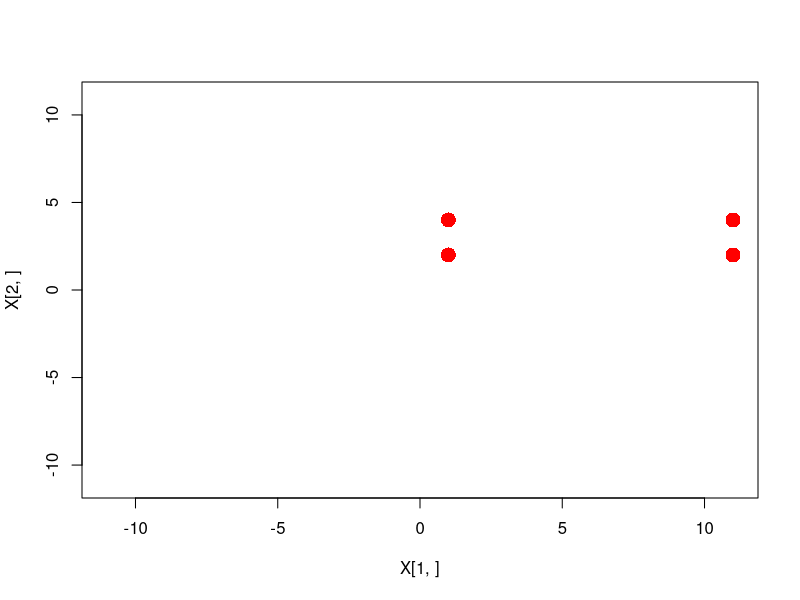

Write R code to recreate this figure. (Note: this script raises an error after producing the figure.)
# $B@55,2=!&<g@.J,J,@O$r9T$&%W%m%0%i%`(B
# 2016/4/2
frame()

labels <- c('Before Normalization', 'After Normalization', 'After PCA')
cols <- c('red','blue','black')

x1 <- c(1,4)
x2 <- c(11,4)
x3 <- c(1,2)
x4 <- c(11,2)

X <- cbind(x1, x2, x3, x4)

# $B@55,2=A0$K%W%m%C%H$9$k(B
maxX <- max(abs(X[1,]))
maxY <- max(abs(X[2,]))
maximum <- if(maxX > maxY) maxX else maxY
plot(X[1,],X[2,],xlim=c(-maximum, maximum),ylim=c(-maximum, maximum),pch=16,col=cols[1],cex=2)
cat('X\n')
print(X)

# $B@55,2=(B($BJ?6Q(B0, $BJ,;6(B1)
cat('normalMatrix\n')
print(normalMatrix(X))
Y <- normalMatrix(deviation(X)) %*% deviation(X)
points(Y[1,], Y[2,], pch=16, col=cols[2], cex=2)
cat('Y\n')
print(Y)

# $BJ,;66&J,;69TNs(B
cat('Variance Covariance Matrix\n')
vcm = varCovMatrix(Y)
print(vcm)

# $BAj4X78?t$r5a$a$k(B
cat('\n################\n')
cat('Correlation[%]\n')
correlation <- vcm[1,2]^2 / (vcm[1,1]*vcm[2,2]) * 100
print(correlation)
cat('################\n\n')

# $BBh0l<g@.J,$N8GM-%Y%/%H%k$r<h$j=P$9(B
# $B@55,2=$5$l$F$$$l$P!"8GM-CM(B($B&K(B=1$B!^(Ba)(a:$B6&J,;6(B), $B8GM-%Y%/%H%k(B(1,$B!^(B1)
vec <- eigen(vcm)[[2]][,1]
if(sign(vec[1])==-1 && sign(vec[2])==-1) vec = -vec
tilt <- if(vec[1] != 0) vec[2]/vec[1] else 0
invtilt <- 1/tilt
abline(0, tilt)
cat('eigen\n')
print(eigen(vcm))

# $B<g@.J,J,@O$r9T$$!"0l<!85$K$9$k(B
Z <- t(vec) %*% Y
cat('Z\n')
print(Z)
x <- (1/sqrt(1+tilt^2))*Z
y <- (1/sqrt(1+invtilt^2))*Z
if(sign(vec[1]*vec[2])==-1) if(sign(vec[1])==1) y = -y else x = -x
cat('x\n')
print(x)
cat('y\n')
print(y)
points(x, y, pch=16, col=cols[3], cex=2)

legend('topleft', legend=labels, col=cols, pch=16)


